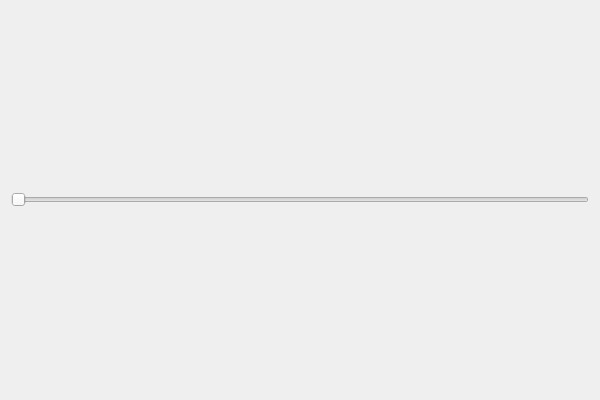
<?xml version="1.0" encoding="UTF-8"?>
<ui version="4.0">
 <class>Slider</class>
 <widget class="QWidget" name="Slider">
  <property name="geometry">
   <rect>
    <x>0</x>
    <y>0</y>
    <width>600</width>
    <height>400</height>
   </rect>
  </property>
  <property name="windowTitle">
   <string>Slider</string>
  </property>
  <layout class="QGridLayout" name="gridLayout">
   <item row="0" column="0">
    <widget class="QSlider" name="horizontalSlider">
     <property name="orientation">
      <enum>Qt::Horizontal</enum>
     </property>
    </widget>
   </item>
  </layout>
 </widget>
 <layoutdefault spacing="6" margin="11"/>
 <resources>
  <include location="slider.qrc"/>
 </resources>
 <connections/>
</ui>
